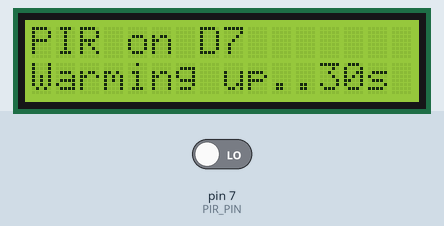
Bench run of a sketch on a simulated Arduino Uno, built with avr-gcc and run on an emulated ATmega328P. On the bench: 16×2 character LCD. The test bench sets the inputs (shaded band); at power-on: pin 7 (PIR_PIN) LOW. What the sketch prints to the serial monitor is not drawn.

Above: at 0.1 s.
At 3.1 s:
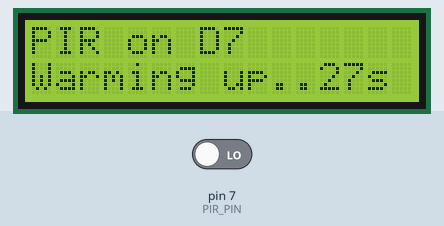
At 7.1 s:
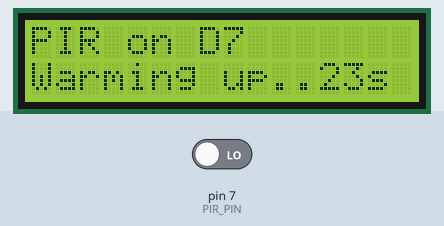
At 15.1 s:
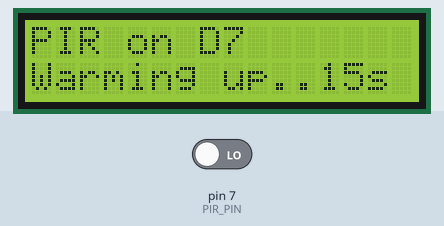
At 22.1 s:
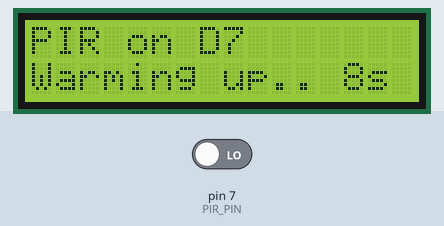
At 30.1 s:
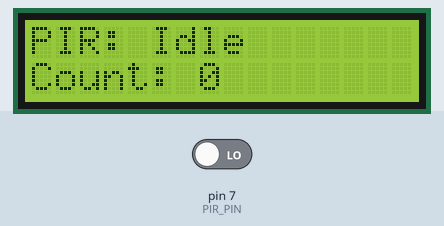

The sketch:

pir.ino
```cpp
#include <LiquidCrystal.h>

const int LCD_RS = 12;
const int LCD_ENABLE = 11;
const int LCD_D4 = 5;
const int LCD_D5 = 4;
const int LCD_D6 = 3;
const int LCD_D7 = 2;

const int PIR_PIN = 7;

LiquidCrystal lcd(LCD_RS, LCD_ENABLE, LCD_D4, LCD_D5, LCD_D6, LCD_D7);

bool lastMotion = false;
unsigned int motionCount = 0;

void showStatus(bool motion) {
  lcd.setCursor(0, 0);
  lcd.print("PIR: ");
  lcd.print(motion ? "Motion " : "Idle   ");

  lcd.setCursor(0, 1);
  lcd.print("Count: ");
  lcd.print(motionCount);
  lcd.print("       ");

  Serial.print("pir=");
  Serial.print(motion ? "motion" : "idle");
  Serial.print(" count=");
  Serial.println(motionCount);
}

void setup() {
  Serial.begin(9600);
  pinMode(PIR_PIN, INPUT);

  lcd.begin(16, 2);
  lcd.clear();
  lcd.setCursor(0, 0);
  lcd.print("PIR on D7");
  lcd.setCursor(0, 1);
  lcd.print("Warming up...");

  Serial.println("PIR + LCD monitor");

  for (int secondsLeft = 30; secondsLeft > 0; secondsLeft--) {
    lcd.setCursor(12, 1);
    if (secondsLeft < 10) {
      lcd.print(" ");
    }
    lcd.print(secondsLeft);
    lcd.print("s");
    delay(1000);
  }

  lcd.clear();
  showStatus(digitalRead(PIR_PIN) == HIGH);
}

void loop() {
  bool motion = digitalRead(PIR_PIN) == HIGH;

  if (motion && !lastMotion) {
    motionCount++;
  }

  if (motion != lastMotion) {
    showStatus(motion);
    lastMotion = motion;
  }

  delay(100);
}
```

Measured:
- what the display in image 1 shows lasts 1.0 s, from 3.1 s to 4.1 s
